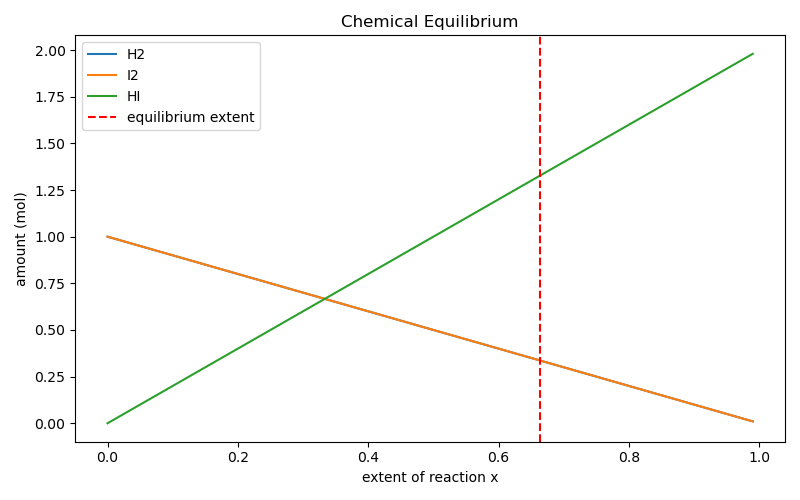

This figure's Python source:
"""
PW2 Lab B Part 4 -- chemical equilibrium via the equilibrium constant K.

Reaction  H2 + I2 <=> 2 HI, starting from 1 mol H2 and 1 mol I2.
As the reaction proceeds by an extent x:  H2 = 1-x,  I2 = 1-x,  HI = 2x.
At equilibrium the composition satisfies the equilibrium constant
        K = [HI]^2 / ([H2][I2]) = (2x)^2 / ((1-x)(1-x)).
Given K, find the extent x. Solve it TWO ways and compare.
Run:  python equilibrium.py
"""
import numpy as np
import matplotlib.pyplot as plt
from scipy.optimize import newton, minimize

K = 15.6
a = b = 1.0

# TODO 1: write k_imbalance(x) = (2x)^2/((a-x)(b-x)) - K.
#         It equals zero exactly at equilibrium.
def k_imbalance(x):
        return (2*x)**2 / ((a-x)*(b-x)) - K

# TODO 2 (method 1): use scipy.optimize.newton to find the root of k_imbalance
#         (start x0=0.5). This is root-finding.
x_newton = newton(k_imbalance, x0=0.5)

# TODO 3 (method 2): use scipy.optimize.minimize to minimise k_imbalance(x)**2
#         (method "SLSQP", bounds [(0, 0.999)], x0=[0.5]). Print both answers
#         and confirm they agree.
def k_sqr(x):
    return k_imbalance(x)**2

x_minimize = minimize(k_sqr, x0=0.5, method="SLSQP", bounds=[(0, 0.999)]).x[0]


print(f"equilibrium extent (newton): {x_newton}")
print(f"equilibrium extent (minimize): {x_minimize}")



# TODO 4: report the equilibrium amounts (H2, I2, HI), and plot how the three
#         amounts change with the extent x, marking the equilibrium. Save
#         equilibrium.png.
h2 = a - x_minimize
i2 = b - x_minimize
hi = 2 * x_minimize
print(f"equilibrium amounts: H2={h2}, I2={i2}, HI={hi}")

x_values = np.linspace(0, 0.99, 200)
h2_values = a - x_values
i2_values = b - x_values
hi_values = 2 * x_values

fig, ax = plt.subplots(figsize=(8, 5))
ax.plot(x_values, h2_values, label="H2")
ax.plot(x_values, i2_values, label="I2")
ax.plot(x_values, hi_values, label="HI")
ax.axvline(x_minimize, color='red', linestyle='--', label='equilibrium extent')
ax.set_xlabel("extent of reaction x")
ax.set_ylabel("amount (mol)")
ax.set_title("Chemical Equilibrium")
ax.legend()
fig.tight_layout()
fig.savefig("equilibrium.png")
